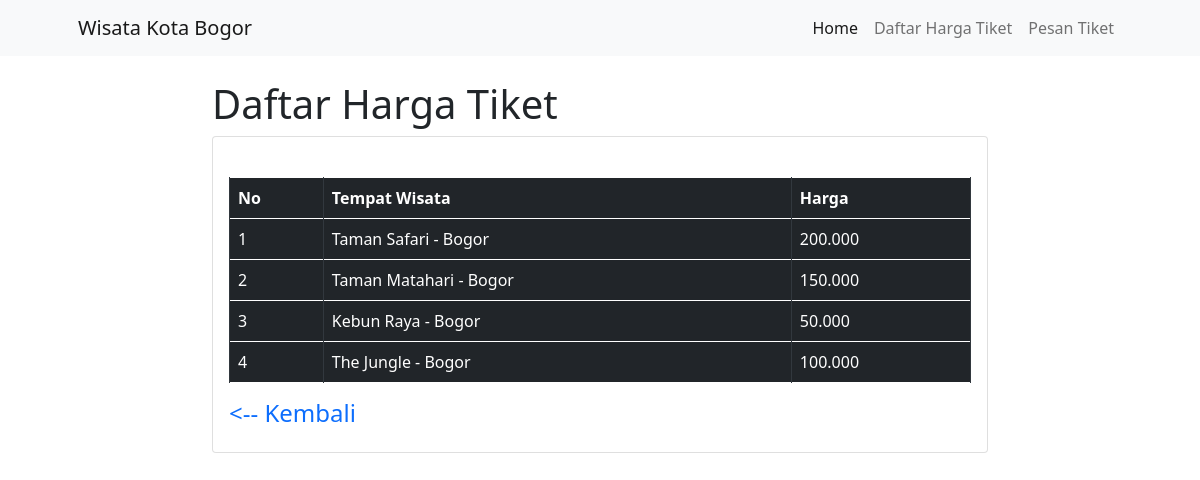
Before: / with the older database file.
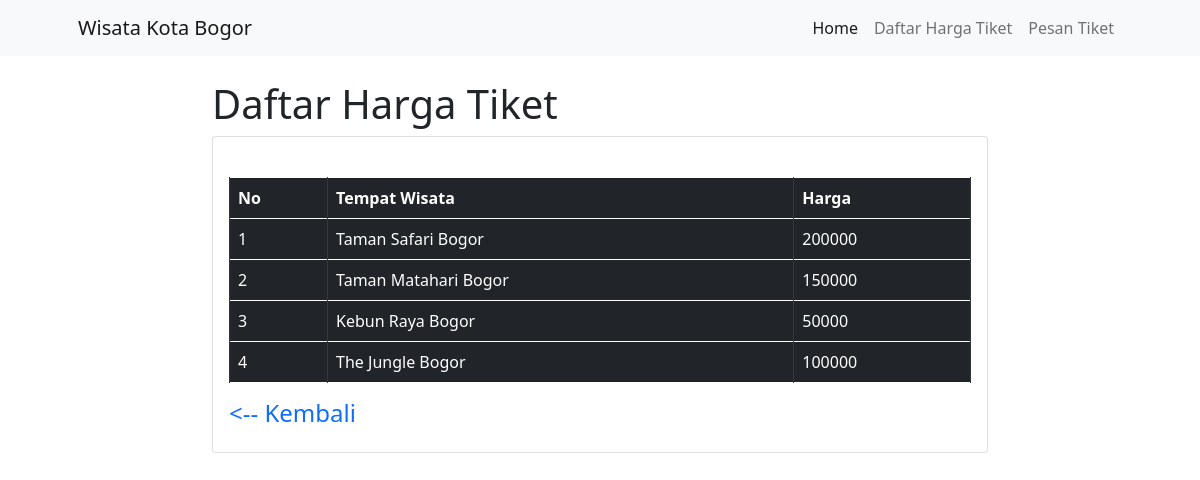
After: the same page with the newer database file.
### tables this page shows
CREATE TABLE `wsta` (
  `id` int(11) NOT NULL,
  `tmpt` varchar(100) NOT NULL,
  `hrg` varchar(100) NOT NULL
);

### index.php (the view, shortened to what this page needs)
<?php
	include "koneksi.php";
?>
<!DOCTYPE html>
<html>
<head>
    <link rel="stylesheet" href="https://maxcdn.bootstrapcdn.com/bootstrap/4.0.0/css/bootstrap.min.css">
    <link href="https://cdn.jsdelivr.net/npm/bootstrap-icons@1.5.0/font/bootstrap-icons.css" rel="stylesheet" />
    <link href="css/styles.css" rel="stylesheet" />
</head>
<body>
    <nav class="navbar navbar-expand-lg navbar-light bg-light">
        <div class="container px-4 px-lg-5">
            <a class="navbar-brand" href="#!">Wisata Kota Bogor</a>
            <div class="collapse navbar-collapse" id="navbarSupportedContent">
                <ul class="navbar-nav ms-auto">
                    <li class="nav-item"><a class="nav-link active" aria-current="page" href="">Home</a></li>
                    <li class="nav-item"><a class="nav-link" href="index.php">Daftar Harga Tiket</a></li>
                    <li class="nav-item"><a class="nav-link" href="pesan.php">Pesan Tiket</a></li>
                </ul>
            </div>
        </div>
    </nav>
<div class="container col-md-8 mt-4">
        <h1>Daftar Harga Tiket</h1>
        <div class="card">
			<div class="card-body">
                <table class="table table-bordered table-dark"><br>
			<th>No</th>
			<th>Tempat Wisata</th>
			<th>Harga</th>
		<?php
			$no = 1;
			$sql = "select * from wsta";
			$hasil = mysqli_query($kon, $sql);
			while($data = mysqli_fetch_array($hasil)){
		?>
		<tr>
			<td><?php echo $no++; ?></td>
			<td><?php echo $data['tmpt']; ?></td>
			<td><?php echo $data['hrg']; ?></td>
		</tr>
			<?php
		}
		?>
	</table>
	 <h4><a href="tmpln.php" style="text-decoration: none;"><-- Kembali</a></h4>
</body>
</html>

Changed rows visible on the page:
changed wsta: tmpt "Taman Safari - Bogor" → "Taman Safari Bogor"; hrg "200.000" → "200000"
changed wsta: tmpt "Taman Matahari - Bogor" → "Taman Matahari Bogor"; hrg "150.000" → "150000"
changed wsta: tmpt "Kebun Raya - Bogor" → "Kebun Raya Bogor"; hrg "50.000" → "50000"
changed wsta: tmpt "The Jungle - Bogor" → "The Jungle Bogor"; hrg "100.000" → "100000"
